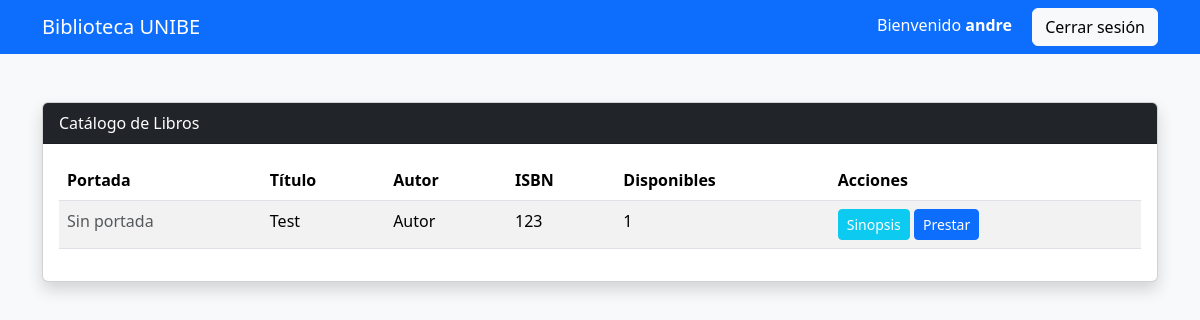
Screenshot of /inicio (signed in) with the database file from the repository.
### app.py (models this page shows)
class Usuario(db.Model):
    id = db.Column(db.Integer, primary_key=True)
    usuario = db.Column(db.String(30), unique=True)
    password = db.Column(db.String(30))
    admin = db.Column(db.Boolean)

class Libro(db.Model):
    id = db.Column(db.Integer, primary_key=True)
    titulo = db.Column(db.String(100))
    autor = db.Column(db.String(100))
    isbn = db.Column(db.String(30))
    disponibles = db.Column(db.Integer)
    prestados = db.Column(db.Integer, default=0)
    imagen = db.Column(db.String(255), nullable=True)
    sinopsis = db.Column(db.Text, nullable=True)
    reporte = db.Column(db.Text, nullable=True)

### app.py (the view)
@app.route("/inicio")
def inicio():
    if "usuario" not in session:
        return redirect("/")
    libros = Libro.query.all()
    user = Usuario.query.filter_by(usuario=session["usuario"]).first()
    libros_prestados_ids = []
    if user:
        prestamos = Prestamo.query.filter_by(usuario_id=user.id).all()
        libros_prestados_ids = [p.libro_id for p in prestamos]
    todos_los_prestamos = []
    if session.get("admin"):
        todos_los_prestamos = Prestamo.query.all()
    return render_template(
        "inicio.html",
        libros=libros,
        admin=session["admin"],
        usuario=session["usuario"],
        libros_prestados_ids=libros_prestados_ids,
        todos_los_prestamos=todos_los_prestamos
    )

### Templates/inicio.html (shortened to what this page needs)
<!DOCTYPE html>
<html lang="es">
<head>
    <link href="https://cdn.jsdelivr.net/npm/bootstrap@5.3.7/dist/css/bootstrap.min.css" rel="stylesheet">
</head>
<body class="bg-light">
<nav class="navbar navbar-dark bg-primary">
    <div class="container">
        <span class="navbar-brand mb-0 h1">
            Biblioteca UNIBE
        </span>
        <div>
            <span class="text-white me-3">
                Bienvenido <strong>{{ usuario }}</strong>
            </span>
            <a href="/logout" class="btn btn-light">
                Cerrar sesión
            </a>
        </div>
    </div>
</nav>
<div class="container mt-5">
    <div class="card shadow">
        <div class="card-header bg-dark text-white">
            Catálogo de Libros
        </div>
        <div class="card-body">
            {% if libros %}
            <table class="table table-striped table-hover">
                <thead>
                    <tr>
                        <th>Portada</th>
                        <th>Título</th>
                        <th>Autor</th>
                        <th>ISBN</th>
                        <th>Disponibles</th>
                        <th>Acciones</th>
                    </tr>
                </thead>
                <tbody>
                {% for libro in libros %}
                    <tr>
                        <td>
                            {% if libro.imagen %}
                            <img src="/Static/uploads/{{ libro.imagen }}" alt="{{ libro.titulo }}" style="max-width: 60px; max-height: 80px; object-fit: cover;" class="img-thumbnail">
                            {% else %}
                            <span class="text-muted">Sin portada</span>
                            {% endif %}
                        </td>
                        <td>
                            {{ libro.titulo }}
                        </td>
                        <td>{{ libro.autor }}</td>
                        <td>{{ libro.isbn }}</td>
                        <td>{{ libro.disponibles }}</td>
                        <td>
                            <button
                                type="button"
                                class="btn btn-info btn-sm text-white"
                                data-bs-toggle="modal"
                                data-bs-target="#sinopsisModal{{ libro.id }}">
                                Sinopsis
                            </button>
                            {% if libro.disponibles > 0 and libro.id not in libros_prestados_ids %}
                            <a
                                href="/prestar/{{ libro.id }}"
                                class="btn btn-primary btn-sm">
                                Prestar
                            </a>
                            {% endif %}
                        </td>
                    </tr>
                {% endfor %}
                </tbody>
            </table>
            {% else %}
                <div class="alert alert-info">
                    No hay libros registrados.
                </div>
            {% endif %}
        </div>
    </div>
</div>
</body>
</html>

### rows the page displays
Usuario: usuario "andre"
Libro: shows "Sin portada", titulo "Test", autor "Autor", isbn "123", disponibles "1"
